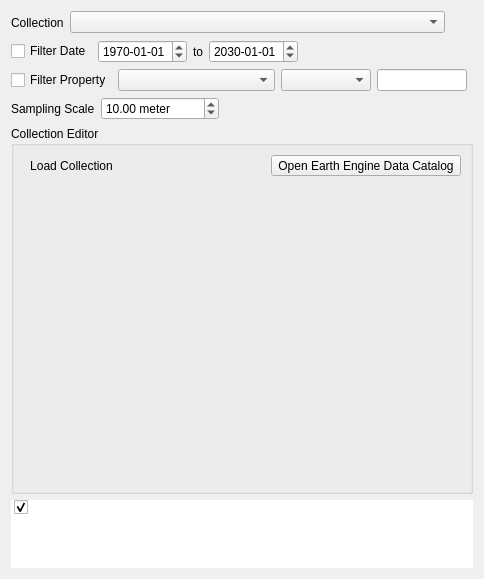
           <widget class="QWidget" name="scrollAreaWidgetContents">
            <property name="geometry">
             <rect>
              <x>0</x>
              <y>0</y>
              <width>484</width>
              <height>328</height>
             </rect>
            </property>
            <layout class="QVBoxLayout" name="verticalLayout_5">
             <item>
              <layout class="QHBoxLayout" name="horizontalLayout_15">
               <property name="topMargin">
                <number>0</number>
               </property>
               <item>
                <widget class="QLabel" name="label">
                 <property name="text">
                  <string>Collection</string>
                 </property>
                </widget>
               </item>
               <item>
                <widget class="QComboBox" name="mPredefinedImageCollection">
                 <property name="sizePolicy">
                  <sizepolicy hsizetype="Preferred" vsizetype="Fixed">
                   <horstretch>1</horstretch>
                   <verstretch>0</verstretch>
                  </sizepolicy>
                 </property>
                 <property name="toolTip">
                  <string/>
                 </property>
                </widget>
               </item>
               <item>
                <widget class="QToolButton" name="mShowImageCollectionDescription">
                 <property name="enabled">
                  <bool>true</bool>
                 </property>
                 <property name="maximumSize">
                  <size>
                   <width>22</width>
                   <height>16777215</height>
                  </size>
                 </property>
                 <property name="focusPolicy">
                  <enum>Qt::NoFocus</enum>
                 </property>
                 <property name="toolTip">
                  <string>Show image collection description.</string>
                 </property>
                 <property name="text">
                  <string/>
                 </property>
                 <property name="icon">
                  <iconset>
                   <normaloff>:/images/themes/default/propertyicons/metadata.svg</normaloff>:/images/themes/default/propertyicons/metadata.svg</iconset>
                 </property>
                 <property name="iconSize">
                  <size>
                   <width>16</width>
                   <height>16</height>
                  </size>
                 </property>
                 <property name="toolButtonStyle">
                  <enum>Qt::ToolButtonTextBesideIcon</enum>
                 </property>
                 <property name="autoRaise">
                  <bool>true</bool>
                 </property>
                </widget>
               </item>
              </layout>
             </item>
             <item>
              <layout class="QHBoxLayout" name="horizontalLayout_2">
               <property name="bottomMargin">
                <number>0</number>
               </property>
               <item>
                <widget class="QCheckBox" name="mFilterDate">
                 <property name="text">
                  <string>Filter Date</string>
                 </property>
                 <property name="checked">
                  <bool>false</bool>
                 </property>
                </widget>
               </item>
               <item>
                <layout class="QHBoxLayout" name="horizontalLayout_9">
                 <property name="rightMargin">
                  <number>0</number>
                 </property>
                 <item>
                  <widget class="QWidget" name="widget" native="true">
                   <property name="enabled">
                    <bool>true</bool>
                   </property>
                   <property name="minimumSize">
                    <size>
                     <width>0</width>
                     <height>0</height>
                    </size>
                   </property>
                   <layout class="QHBoxLayout" name="horizontalLayout_17">
                    <property name="leftMargin">
                     <number>0</number>
                    </property>
                    <property name="topMargin">
                     <number>0</number>
                    </property>
                    <property name="rightMargin">
                     <number>0</number>
                    </property>
                    <property name="bottomMargin">
                     <number>0</number>
                    </property>
                    <item>
                     <widget class="QDateEdit" name="mFilterDateStart">
                      <property name="dateTime">
                       <datetime>
                        <hour>0</hour>
                        <minute>0</minute>
                        <second>0</second>
                        <year>1970</year>
                        <month>1</month>
                        <day>1</day>
                       </datetime>
                      </property>
                      <property name="displayFormat">
                       <string>yyyy-MM-dd</string>
                      </property>
                      <property name="date">
                       <date>
                        <year>1970</year>
                        <month>1</month>
                        <day>1</day>
                       </date>
                      </property>
                     </widget>
                    </item>
                    <item>
                     <widget class="QLabel" name="label_3">
                      <property name="text">
                       <string>to</string>
                      </property>
                     </widget>
                    </item>
                    <item>
                     <widget class="QDateEdit" name="mFilterDateEnd">
                      <property name="dateTime">
                       <datetime>
                        <hour>0</hour>
                        <minute>0</minute>
                        <second>0</second>
                        <year>2030</year>
                        <month>1</month>
                        <day>1</day>
                       </datetime>
                      </property>
                      <property name="displayFormat">
                       <string>yyyy-MM-dd</string>
                      </property>
                      <property name="date">
                       <date>
                        <year>2030</year>
                        <month>1</month>
                        <day>1</day>
                       </date>
                      </property>
                     </widget>
                    </item>
                    <item>
                     <spacer name="horizontalSpacer">
                      <property name="orientation">
                       <enum>Qt::Horizontal</enum>
                      </property>
                      <property name="sizeHint" stdset="0">
                       <size>
                        <width>40</width>
                        <height>20</height>
                       </size>
                      </property>
                     </spacer>
                    </item>
                   </layout>
                  </widget>
                 </item>
                </layout>
               </item>
              </layout>
             </item>
             <item>
              <layout class="QHBoxLayout" name="horizontalLayout_5">
               <property name="bottomMargin">
                <number>0</number>
               </property>
               <item>
                <widget class="QCheckBox" name="mFilterMetadata">
                 <property name="text">
                  <string>Filter Property</string>
                 </property>
                 <property name="checked">
                  <bool>false</bool>
                 </property>
                </widget>
               </item>
               <item>
                <widget class="QComboBox" name="mFilterMetadataName">
                 <property name="sizePolicy">
                  <sizepolicy hsizetype="Preferred" vsizetype="Fixed">
                   <horstretch>1</horstretch>
                   <verstretch>0</verstretch>
                  </sizepolicy>
                 </property>
                 <property name="toolTip">
                  <string/>
                 </property>
                </widget>
               </item>
               <item>
                <layout class="QHBoxLayout" name="horizontalLayout_11">
                 <property name="rightMargin">
                  <number>0</number>
                 </property>
                 <item>
                  <widget class="QComboBox" name="mFilterMetadataOperator">
                   <property name="sizePolicy">
                    <sizepolicy hsizetype="Preferred" vsizetype="Fixed">
                     <horstretch>1</horstretch>
                     <verstretch>0</verstretch>
                    </sizepolicy>
                   </property>
                   <property name="toolTip">
                    <string/>
                   </property>
                  </widget>
                 </item>
                 <item>
                  <widget class="QLineEdit" name="mFilterMetadataValue">
                   <property name="enabled">
                    <bool>true</bool>
                   </property>
                   <property name="sizePolicy">
                    <sizepolicy hsizetype="Preferred" vsizetype="Fixed">
                     <horstretch>1</horstretch>
                     <verstretch>0</verstretch>
                    </sizepolicy>
                   </property>
                   <property name="maximumSize">
                    <size>
                     <width>16777215</width>
                     <height>16777215</height>
                    </size>
                   </property>
                   <property name="text">
                    <string/>
                   </property>
                  </widget>
                 </item>
                 <item>
                  <widget class="QWidget" name="widget_2" native="true">
                   <property name="enabled">
                    <bool>true</bool>
                   </property>
                   <property name="minimumSize">
                    <size>
                     <width>0</width>
                     <height>0</height>
                    </size>
                   </property>
                   <layout class="QHBoxLayout" name="horizontalLayout_18">
                    <property name="leftMargin">
                     <number>0</number>
                    </property>
                    <property name="topMargin">
                     <number>0</number>
                    </property>
                    <property name="rightMargin">
                     <number>0</number>
                    </property>
                    <property name="bottomMargin">
                     <number>0</number>
                    </property>
                   </layout>
                  </widget>
                 </item>
                </layout>
               </item>
              </layout>
             </item>
             <item>
              <layout class="QHBoxLayout" name="horizontalLayout_21">
               <property name="topMargin">
                <number>0</number>
               </property>
               <item>
                <widget class="QLabel" name="label_5">
                 <property name="text">
                  <string>Sampling Scale</string>
                 </property>
                </widget>
               </item>
               <item>
                <widget class="QDoubleSpinBox" name="mReadPointScale">
                 <property name="prefix">
                  <string/>
                 </property>
                 <property name="suffix">
                  <string> meter</string>
                 </property>
                 <property name="decimals">
                  <number>2</number>
                 </property>
                 <property name="minimum">
                  <double>0.010000000000000</double>
                 </property>
                 <property name="maximum">
                  <double>1000000000000000043845843045076197354634047651840.000000000000000</double>
                 </property>
                 <property name="singleStep">
                  <double>0.010000000000000</double>
                 </property>
                 <property name="value">
                  <double>10.000000000000000</double>
                 </property>
                </widget>
               </item>
               <item>
                <spacer name="horizontalSpacer_5">
                 <property name="orientation">
                  <enum>Qt::Horizontal</enum>
                 </property>
                 <property name="sizeHint" stdset="0">
                  <size>
                   <width>20</width>
                   <height>20</height>
                  </size>
                 </property>
                </spacer>
               </item>
              </layout>
             </item>
             <item>
              <widget class="QgsCollapsibleGroupBox" name="mGroupBoxCollectionEditor">
               <property name="title">
                <string>Collection Editor</string>
               </property>
               <property name="flat">
                <bool>true</bool>
               </property>
               <property name="collapsed">
                <bool>true</bool>
               </property>
               <property name="scrollOnExpand">
                <bool>false</bool>
               </property>
               <property name="saveCollapsedState">
                <bool>false</bool>
               </property>
               <layout class="QVBoxLayout" name="verticalLayout_2">
                <item>
                 <layout class="QHBoxLayout" name="horizontalLayout_4">
                  <property name="topMargin">
                   <number>0</number>
                  </property>
                  <item>
                   <widget class="QToolButton" name="mLoadImageCollection">
                    <property name="sizePolicy">
                     <sizepolicy hsizetype="Preferred" vsizetype="Preferred">
                      <horstretch>0</horstretch>
                      <verstretch>0</verstretch>
                     </sizepolicy>
                    </property>
                    <property name="minimumSize">
                     <size>
                      <width>0</width>
                      <height>0</height>
                     </size>
                    </property>
                    <property name="contextMenuPolicy">
                     <enum>Qt::ActionsContextMenu</enum>
                    </property>
                    <property name="toolTip">
                     <string>Load Image Collection</string>
                    </property>
                    <property name="layoutDirection">
                     <enum>Qt::LeftToRight</enum>
                    </property>
                    <property name="text">
                     <string>Load Collection</string>
                    </property>
                    <property name="icon">
                     <iconset>
                      <normaloff>:/images/themes/default/mActionRefresh.svg</normaloff>:/images/themes/default/mActionRefresh.svg</iconset>
                    </property>
                    <property name="iconSize">
                     <size>
                      <width>16</width>
                      <height>16</height>
                     </size>
                    </property>
                    <property name="checkable">
                     <bool>false</bool>
                    </property>
                    <property name="checked">
                     <bool>false</bool>
                    </property>
                    <property name="toolButtonStyle">
                     <enum>Qt::ToolButtonTextBesideIcon</enum>
                    </property>
                    <property name="autoRaise">
                     <bool>true</bool>
                    </property>
                   </widget>
                  </item>
                  <item>
                   <spacer name="horizontalSpacer_2">
                    <property name="orientation">
                     <enum>Qt::Horizontal</enum>
                    </property>
                    <property name="sizeHint" stdset="0">
                     <size>
                      <width>0</width>
                      <height>20</height>
                     </size>
                    </property>
                   </spacer>
                  </item>
                  <item>
                   <widget class="QToolButton" name="mOpenCatalog">
                    <property name="text">
                     <string>Open Earth Engine Data Catalog</string>
                    </property>
                   </widget>
                  </item>
                 </layout>
                </item>
                <item>
                 <widget class="CodeEdit" name="mImageCollectionCode" native="true">
                  <property name="minimumSize">
                   <size>
                    <width>0</width>
                    <height>300</height>
                   </size>
                  </property>
                 </widget>
                </item>
               </layout>
              </widget>
             </item>
             <item>
              <widget class="QListWidget" name="mPlotLegend">
               <property name="sizePolicy">
                <sizepolicy hsizetype="Expanding" vsizetype="Expanding">
                 <horstretch>1</horstretch>
                 <verstretch>2</verstretch>
                </sizepolicy>
               </property>
               <property name="minimumSize">
                <size>
                 <width>0</width>
                 <height>0</height>
                </size>
               </property>
               <property name="maximumSize">
                <size>
                 <width>16777215</width>
                 <height>16777215</height>
                </size>
               </property>
               <property name="frameShape">
                <enum>QFrame::NoFrame</enum>
               </property>
               <property name="verticalScrollBarPolicy">
                <enum>Qt::ScrollBarAsNeeded</enum>
               </property>
               <property name="horizontalScrollBarPolicy">
                <enum>Qt::ScrollBarAlwaysOff</enum>
               </property>
               <property name="selectionMode">
                <enum>QAbstractItemView::NoSelection</enum>
               </property>
               <property name="flow">
                <enum>QListView::TopToBottom</enum>
               </property>
               <property name="isWrapping" stdset="0">
                <bool>true</bool>
               </property>
               <property name="resizeMode">
                <enum>QListView::Adjust</enum>
               </property>
               <property name="layoutMode">
                <enum>QListView::SinglePass</enum>
               </property>
               <property name="viewMode">
                <enum>QListView::ListMode</enum>
               </property>
               <item>
                <property name="text">
                 <string/>
                </property>
                <property name="font">
                 <font>
                  <pointsize>8</pointsize>
                  <weight>75</weight>
                  <bold>true</bold>
                 </font>
                </property>
                <property name="checkState">
                 <enum>Checked</enum>
                </property>
               </item>
              </widget>
             </item>
            </layout>
           </widget>
